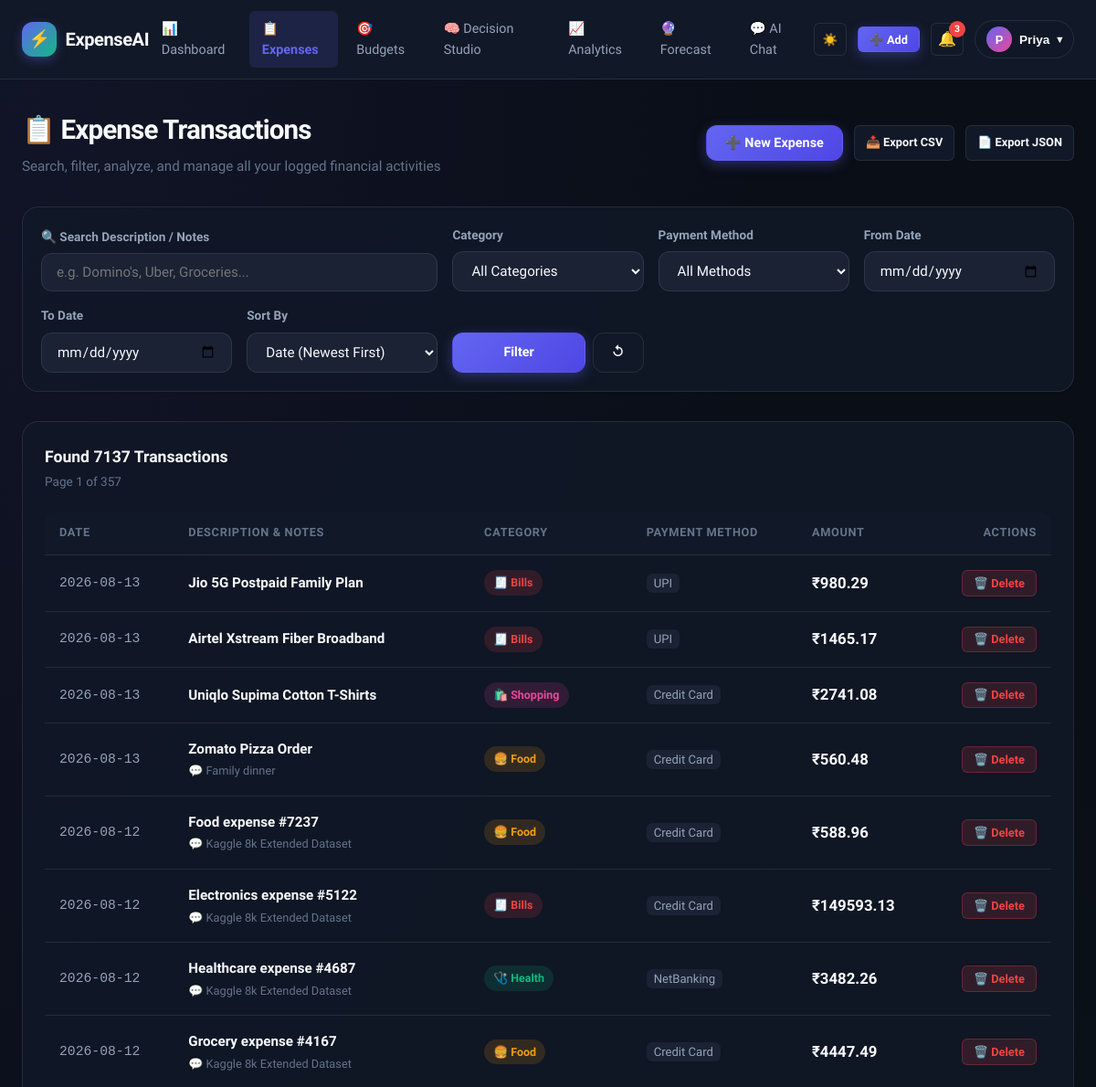
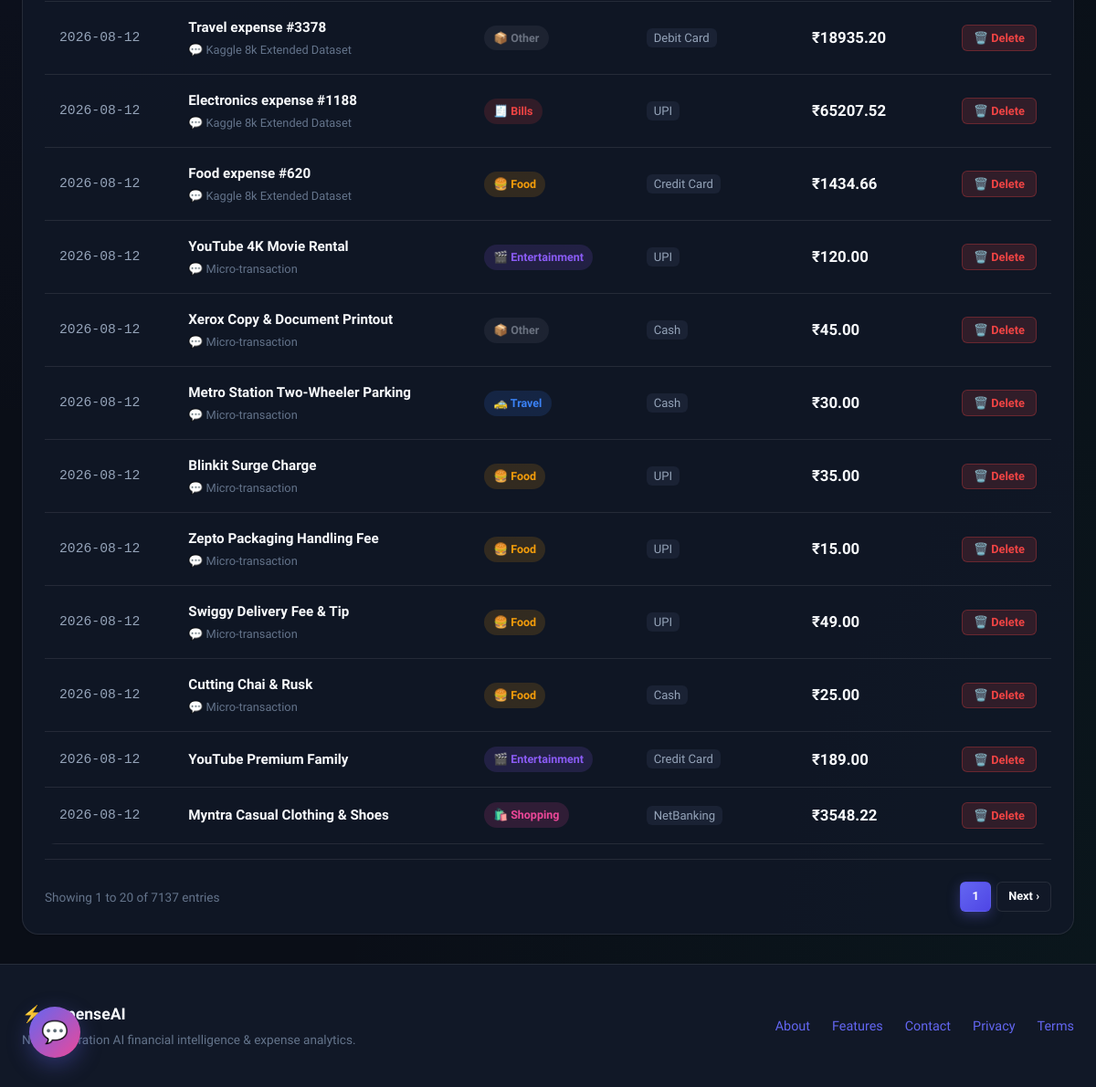
/list (signed in), run on the app's committed database (2 pictures, top to bottom).
### tables this page shows
CREATE TABLE expenses (
                    id INTEGER PRIMARY KEY AUTOINCREMENT,
                    date TEXT NOT NULL,
                    amount REAL NOT NULL,
                    description TEXT NOT NULL,
                    category TEXT NOT NULL
                , user_id INTEGER DEFAULT 1, payment_method TEXT DEFAULT 'UPI', notes TEXT DEFAULT '', receipt_path TEXT DEFAULT '', created_at TEXT DEFAULT '');

### app.py (the view)
@app.route("/expenses")
@app.route("/list")
@login_required
def list_expenses():
    uid = session["user_id"]
    category = request.args.get("category")
    payment_method = request.args.get("payment_method")
    start = request.args.get("start")
    end = request.args.get("end")
    query = request.args.get("q")
    sort_by = request.args.get("sort", "date_desc")
    page = int(request.args.get("page", "1"))
    limit = 20
    offset = (page - 1) * limit
    total_count = db.count_expenses(
        user_id=uid,
        start_date=start or None,
        end_date=end or None,
        category=category or None,
        search_query=query or None,
        payment_method=payment_method or None,
    )
    expenses = db.list_expenses(
        user_id=uid,
        start_date=start or None,
        end_date=end or None,
        category=category or None,
        search_query=query or None,
        payment_method=payment_method or None,
        sort_by=sort_by,
        limit=limit,
        offset=offset,
    )
    total_pages = max(1, (total_count + limit - 1) // limit)
    return render_template(
        "list.html",
        title="Expense Directory",
        expenses=expenses,
        page=page,
        current_page=page,
        limit=limit,
        total_pages=total_pages,
        total_count=total_count,
        query=query or "",
        selected_category=category or "all",
        selected_payment=payment_method or "all",
        search_query=query or "",
        start_date=start or "",
        end_date=end or "",
        sort_by=sort_by,
    )

### app.py (called while the page is built)
def login_required(view):
    @functools.wraps(view)
    def wrapped_view(**kwargs):
        if "user_id" not in session:
            flash("Please log in or try the instant demo to access this feature.", "warning")
            return redirect(url_for("login"))
        return view(**kwargs)
    return wrapped_view

@app.context_processor
def inject_global_context():
    unread_count = 0
    curr_symbol = session.get("user_currency", "₹")
    if "user_id" in session:
        unread_count = db.count_unread_notifications(session["user_id"])
    return {
        "unread_notifs_count": unread_count,
        "today_date": date.today().isoformat(),
        "cat_meta": CATEGORY_METADATA,
        "currency": curr_symbol,
    }

### db.py (called while the page is built)
    def _get_connection(self) -> sqlite3.Connection:
        conn = sqlite3.connect(self.db_path)
        conn.row_factory = sqlite3.Row
        return conn

    def count_unread_notifications(self, user_id: int) -> int:
        with self._get_connection() as conn:
            row = conn.execute("SELECT COUNT(*) as c FROM notifications WHERE user_id = ? AND is_read = 0", (user_id,)).fetchone()
            return int(row["c"]) if row else 0

### templates/list.html (shortened to what this page needs)
{% extends "base.html" %}
{% block content %}
<div class="list-view">
    <div class="page-header">
        <div>
            <h1 class="page-title">
                <span>📋 Expense Transactions</span>
            </h1>
            <p class="page-subtitle">Search, filter, analyze, and manage all your logged financial activities</p>
        </div>
        <div style="display: flex; gap: 0.75rem; flex-wrap: wrap;">
            <button class="btn btn-primary" data-open-modal="quickAddModal">
                <span>➕ New Expense</span>
            </button>
            <a href="{{ url_for('export_expenses_csv') }}" class="btn btn-secondary btn-sm">
                <span>📥 Export CSV</span>
            </a>
            <a href="{{ url_for('export_expenses_json') }}" class="btn btn-secondary btn-sm">
                <span>📄 Export JSON</span>
            </a>
        </div>
    </div>
    <div class="card" style="margin-bottom: 2rem; padding: 1.25rem;">
        <form method="GET" action="{{ url_for('list_expenses') }}" id="filterForm">
            <div style="display: grid; grid-template-columns: repeat(auto-fit, minmax(180px, 1fr)); gap: 1rem; align-items: flex-end;">
                <div class="form-group" style="margin-bottom: 0; grid-column: span 2;">
                    <label class="form-label">🔍 Search Description / Notes</label>
                    <input type="text" name="q" class="form-control" placeholder="e.g. Domino's, Uber, Groceries..." value="{{ query or '' }}">
                </div>
                <div class="form-group" style="margin-bottom: 0;">
                    <label class="form-label">Category</label>
                    <select name="category" class="form-select">
                        <option value="">All Categories</option>
                    </select>
                </div>
                <div class="form-group" style="margin-bottom: 0;">
                    <label class="form-label">Payment Method</label>
                    <select name="payment_method" class="form-select">
                        <option value="">All Methods</option>
                    </select>
                </div>
                <div class="form-group" style="margin-bottom: 0;">
                    <label class="form-label">From Date</label>
                    <input type="date" name="start" class="form-control" value="{{ start_date or '' }}">
                </div>
                <div class="form-group" style="margin-bottom: 0;">
                    <label class="form-label">To Date</label>
                    <input type="date" name="end" class="form-control" value="{{ end_date or '' }}">
                </div>
                <div class="form-group" style="margin-bottom: 0;">
                    <label class="form-label">Sort By</label>
                    <select name="sort" class="form-select">
                        <option value="date_desc" {% if sort_by == 'date_desc' %}selected{% endif %}>Date (Newest First)</option>
                    </select>
                </div>
                <div style="display: flex; gap: 0.5rem;">
                    <button type="submit" class="btn btn-primary" style="flex: 1;">Filter</button>
                    <a href="{{ url_for('list_expenses') }}" class="btn btn-secondary" title="Reset Filters">↺</a>
                </div>
            </div>
        </form>
    </div>
    <div class="card">
        <div class="card-header">
            <div>
                <h3 class="card-title">
                    <span>Found {{ total_count }} Transactions</span>
                </h3>
                <span style="font-size: 0.85rem; color: var(--text-muted);">Page {{ page }} of {{ total_pages }}</span>
            </div>
        </div>
        {% if expenses and expenses|length > 0 %}
        <div class="table-responsive">
            <table class="table">
                <thead>
                    <tr>
                        <th>Date</th>
                        <th>Description & Notes</th>
                        <th>Category</th>
                        <th>Payment Method</th>
                        <th>Amount</th>
                        <th style="text-align: right;">Actions</th>
                    </tr>
                </thead>
                <tbody>
                    {% for exp in expenses %}
                    <tr>
                        <td><code>{{ exp.date }}</code></td>
                        <td>
                            <strong style="color: var(--text-primary); font-size: 0.95rem;">{{ exp.description }}</strong>
                            {% if exp.notes %}
                            <div style="font-size: 0.8rem; color: var(--text-muted); margin-top: 2px;">💬 {{ exp.notes }}</div>
                            {% endif %}
                        </td>
                        <td>
                            <span class="badge" style="background: {{ cat_meta.get(exp.category, {}).get('bg', 'rgba(255,255,255,0.1)') }}; color: {{ cat_meta.get(exp.category, {}).get('color', 'var(--text-primary)') }};">
                                {{ cat_meta.get(exp.category, {}).get('icon', '🏷️') }} {{ exp.category }}
                            </span>
                        </td>
                        <td>
                            <span style="font-size: 0.82rem; padding: 3px 8px; background: var(--bg-input); border-radius: var(--radius-sm);">
                                {{ exp.payment_method or 'UPI' }}
                            </span>
                        </td>
                        <td>
                            <strong style="color: var(--text-primary); font-size: 1.05rem;">
                                {{ currency }}{{ "%.2f"|format(exp.amount) }}
                            </strong>
                        </td>
                        <td style="text-align: right;">
                            <form action="{{ url_for('delete_expense_route', expense_id=exp.id) }}" method="POST" style="display: inline;" onsubmit="return confirm('Are you sure you want to delete this expense record?');">
                                <button type="submit" class="btn btn-danger btn-sm" title="Delete Expense">🗑️ Delete</button>
                            </form>
                        </td>
                    </tr>
                    {% endfor %}
                </tbody>
            </table>
        </div>
        {% if total_pages > 1 %}
        <div style="display: flex; justify-content: space-between; align-items: center; padding-top: 1.5rem; margin-top: 1rem; border-top: 1px solid var(--border-color);">
            <div>
                <span style="font-size: 0.85rem; color: var(--text-muted);">
                    Showing {{ (page - 1) * limit + 1 }} to {{ [page * limit, total_count]|min }} of {{ total_count }} entries
                </span>
            </div>
            <div style="display: flex; gap: 0.4rem;">
                <span class="btn btn-primary btn-sm" style="cursor: default;">{{ page }}</span>
                {% if page < total_pages %}
                <a href="{{ url_for('list_expenses', page=page+1, q=query, category=selected_category, payment_method=selected_payment, start=start_date, end=end_date, sort=sort_by) }}" class="btn btn-secondary btn-sm">Next ›</a>
                {% endif %}
            </div>
        </div>
        {% endif %}
        {% endif %}
    </div>
</div>
{% endblock %}

### data on the page
expenses: date "2026-08-13", description "Jio 5G Postpaid Family Plan", get "🧾", category "Bills", payment_method "UPI", currency "₹", amount "980.29"
expenses: date "2026-08-13", description "Airtel Xstream Fiber Broadband", get "🧾", category "Bills", payment_method "UPI", currency "₹", amount "1465.17"
expenses: date "2026-08-13", description "Uniqlo Supima Cotton T-Shirts", get "🛍️", category "Shopping", payment_method "Credit Card", currency "₹", amount "2741.08"
expenses: date "2026-08-13", description "Zomato Pizza Order", notes "Family dinner", get "🍔", category "Food", payment_method "Credit Card", currency "₹", amount "560.48", date "2026-08-12", description "Food expense #7237", notes "Kaggle 8k Extended Dataset", amount "588.96", description "Grocery expense #4167", amount "4447.49"
expenses: date "2026-08-12", description "Healthcare expense #4687", notes "Kaggle 8k Extended Dataset", get "🩺", category "Health", payment_method "NetBanking", currency "₹", amount "3482.26", description "Myntra Casual Clothing & Shoes", get "🛍️", category "Shopping", amount "3548.22"
expenses: date "2026-08-12", description "Electronics expense #1188", notes "Kaggle 8k Extended Dataset", get "🧾", category "Bills", payment_method "UPI", currency "₹", amount "65207.52"
expenses: date "2026-08-12", description "Food expense #620", notes "Kaggle 8k Extended Dataset", get "🍔", category "Food", payment_method "Credit Card", currency "₹", amount "1434.66"
expenses: date "2026-08-12", description "YouTube 4K Movie Rental", notes "Micro-transaction", get "🎬", category "Entertainment", payment_method "UPI", currency "₹", amount "120.00"
expenses: date "2026-08-12", description "Xerox Copy & Document Printout", notes "Micro-transaction", get "📦", category "Other", payment_method "Cash", currency "₹", amount "45.00"
expenses: date "2026-08-12", description "Metro Station Two-Wheeler Parking", notes "Micro-transaction", get "🚕", category "Travel", payment_method "Cash", currency "₹", amount "30.00"
expenses: date "2026-08-12", description "Blinkit Surge Charge", notes "Micro-transaction", get "🍔", category "Food", payment_method "UPI", currency "₹", amount "35.00"
expenses: date "2026-08-12", description "Zepto Packaging Handling Fee", notes "Micro-transaction", get "🍔", category "Food", payment_method "UPI", currency "₹", amount "15.00"
expenses: date "2026-08-12", description "Swiggy Delivery Fee & Tip", notes "Micro-transaction", get "🍔", category "Food", payment_method "UPI", currency "₹", amount "49.00"
expenses: date "2026-08-12", description "Cutting Chai & Rusk", notes "Micro-transaction", get "🍔", category "Food", payment_method "Cash", currency "₹", amount "25.00"
expenses: date "2026-08-12", description "YouTube Premium Family", get "🎬", category "Entertainment", payment_method "Credit Card", currency "₹", amount "189.00"

### other printed values
{{ unread_notifs_count }} "3"
{{ (session.get('user_name', 'U'))[:1].upper() }} "P"
{{ (session.get('user_name', 'User')).split(' ')[0] }} "Priya"
{{ total_count }} "7137"
{{ page }} "1"
{{ total_pages }} "357"
{{ exp.date }} "2026-08-12" "2026-08-12"
{{ exp.description }} "Electronics expense #5122" "Travel expense #3378"
{{ exp.notes }} "Kaggle 8k Extended Dataset" "Kaggle 8k Extended Dataset"
{{ cat_meta.get(exp.category, {}).get('icon', '🏷️') }} "🧾" "📦"
{{ exp.category }} "Bills" "Other"
{{ exp.payment_method or 'UPI' }} "Credit Card" "Debit Card"
{{ currency }} "₹" "₹"
{{ "%.2f"|format(exp.amount) }} "149593.13" "18935.20"
{{ (page - 1) * limit + 1 }} "1"
